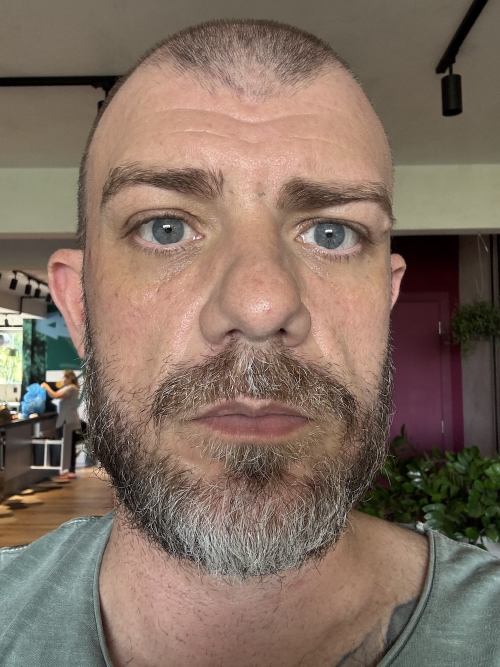
#> input picture src/data/employees/1233445_20250222_012727.jpg, 1000 x 1333 px (shown at 1/2 size)
$ python -i image_validator.py   (imports and definitions only)   (older library calls are emulated)
#> lines starting #> are read from the running program, lines starting #| are printed output that depends on the picture
#> further down, picture is the input picture: shape (1333, 1000, 3); mean B, G, R 96.9, 110.2, 129.6
import cv2
import logging
import os
import numpy as np
from config import MIN_IMAGE_SIZE, MAX_IMAGE_SIZE, MIN_BLUR_THRESHOLD

logger = logging.getLogger(__name__)

class ImageValidator:
    def __init__(self):
        self.min_size = MIN_IMAGE_SIZE
        self.max_size = MAX_IMAGE_SIZE
        self.blur_threshold = MIN_BLUR_THRESHOLD

    def validate_image(self, image_path):
        """
        Valida uma imagem verificando:
        - Se o arquivo existe
        - Se pode ser aberto como imagem
        - Se tem tamanho mínimo/máximo adequado
        - Se não está muito borrada

        Returns:
            (bool, str): (is_valid, message)
        """
        try:
            # Verificar se arquivo existe
            if not os.path.exists(image_path):
                return False, "Arquivo não existe"

            # Tentar abrir imagem
            img = cv2.imread(image_path)
            if img is None:
                return False, "Não foi possível abrir a imagem"

            # Verificar dimensões
            height, width = img.shape[:2]
            if width < self.min_size or height < self.min_size:
                return False, f"Imagem muito pequena: {width}x{height}"
            if width > self.max_size or height > self.max_size:
                return False, f"Imagem muito grande: {width}x{height}"

            # Verificar nitidez
            blur = cv2.Laplacian(img, cv2.CV_64F).var()
            if blur < self.blur_threshold:
                return False, f"Imagem muito borrada: {blur:.2f}"

            return True, "Imagem válida"

        except Exception as e:
            logger.error(f"Erro ao validar imagem {image_path}: {str(e)}")
            return False, f"Erro na validação: {str(e)}"

    def is_valid(self, image):
        """
        Valida se a imagem tem qualidade suficiente
        Retorna True se a imagem passar em todas as validações
        """
        try:
            # Verificar dimensões
            height, width = image.shape[:2]
#> height = 1333; width = 1000
            if width < self.min_size or height < self.min_size:
                return False
            if width > self.max_size or height > self.max_size:
                return False

            # Verificar se não está muito borrada
            if not self._check_blur(image):
                return False

            # Verificar se tem contraste suficiente
            if not self._check_contrast(image):
                return False

            return True

        except Exception as e:
            return False

    def _check_blur(self, image):
        """Verifica se a imagem não está muito borrada"""
        gray = cv2.cvtColor(image, cv2.COLOR_BGR2GRAY)
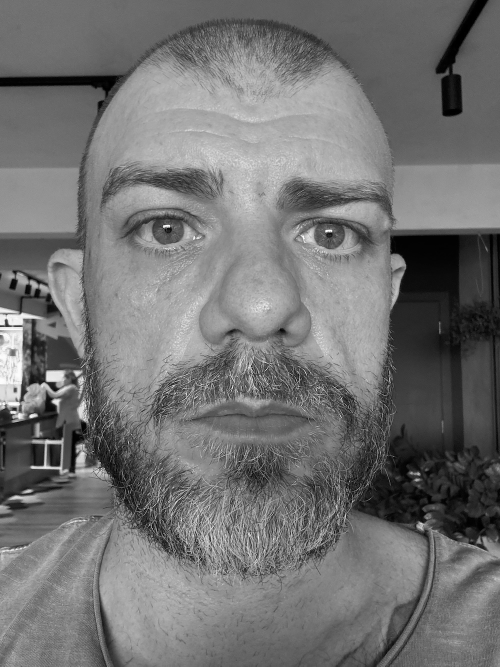
#> gray: shape (1333, 1000) (shown at 1/2 size); min 0, max 255, mean 114.5
        blur_value = cv2.Laplacian(gray, cv2.CV_64F).var()
#> blur_value = 1209.7
        return blur_value > self.blur_threshold

    def _check_contrast(self, image):
        """Verifica se a imagem tem contraste suficiente"""
        gray = cv2.cvtColor(image, cv2.COLOR_BGR2GRAY)
        std_dev = np.std(gray)
#> std_dev = 45.72
        return std_dev > 30  # Valor arbitrário para contraste mínimo

>>> import cv2
>>> picture = cv2.imread('../src/data/employees/1233445_20250222_012727.jpg')
>>> result = ImageValidator().is_valid(picture)
#> result = True
